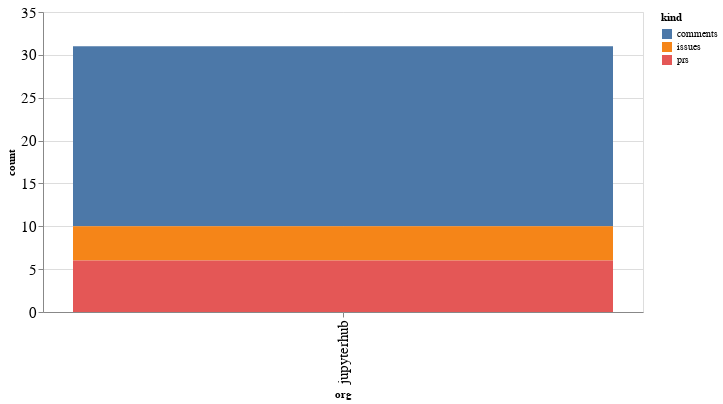

This figure's notebook cell:
### Code cell
alt.Chart(org_summaries, width=600).mark_bar().encode(
    x='org',
    y='count',
    color='kind',
    tooltip="org"
)

### Figure 1 — Vega-Lite specification as saved in the notebook (floating-point values rounded to 4 significant figures)
{"config": {"axisLeft": {"labelFontSize": 15}, "axisBottom": {"labelFontSize": 15}}, "data": {"name": "data-a0de8a3a3885dea19b97b1d9d802f06c"}, "mark": "bar", "encoding": {"color": {"type": "nominal", "field": "kind"}, "tooltip": {"type": "nominal", "field": "org"}, "x": {"type": "nominal", "field": "org"}, "y": {"type": "quantitative", "field": "count"}}, "width": 600, "$schema": "https://vega.github.io/schema/vega-lite/v4.8.1.json", "datasets": {"data-a0de8a3a3885dea19b97b1d9d802f06c": [{"org": "jupyterhub", "kind": "comments", "count": 21}, {"org": "jupyterhub", "kind": "issues", "count": 4}, {"org": "jupyterhub", "kind": "prs", "count": 6}]}}
